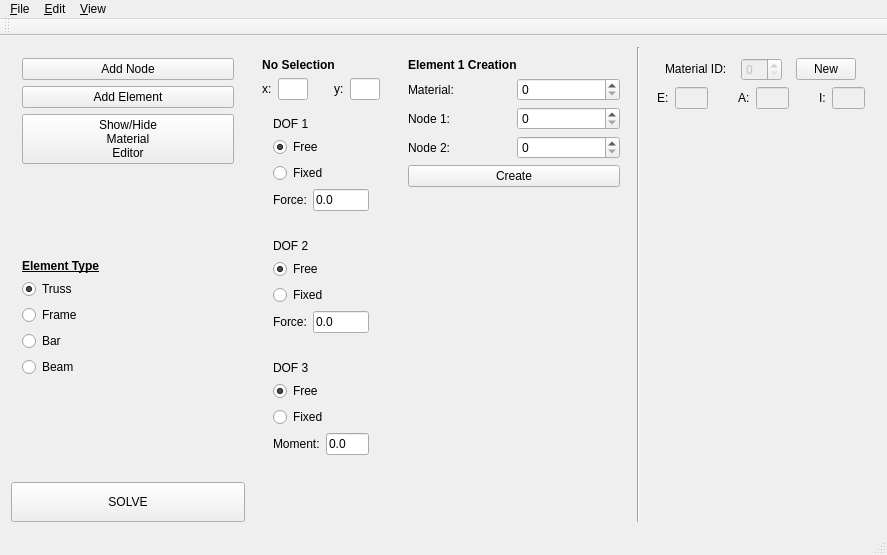
<?xml version="1.0" encoding="UTF-8"?>
<ui version="4.0">
 <class>MainWindow</class>
 <widget class="QMainWindow" name="MainWindow">
  <property name="geometry">
   <rect>
    <x>0</x>
    <y>0</y>
    <width>887</width>
    <height>555</height>
   </rect>
  </property>
  <property name="windowTitle">
   <string>QtFEM</string>
  </property>
  <widget class="QWidget" name="centralWidget">
   <layout class="QHBoxLayout" name="horizontalLayout_3">
    <item>
     <layout class="QVBoxLayout" name="verticalLayout_3">
      <item>
       <widget class="QWidget" name="editorWidget" native="true">
        <layout class="QVBoxLayout" name="leftPanel">
         <item>
          <widget class="QPushButton" name="nodeButton">
           <property name="text">
            <string>Add Node</string>
           </property>
          </widget>
         </item>
         <item>
          <widget class="QPushButton" name="elemButton">
           <property name="text">
            <string>Add Element</string>
           </property>
          </widget>
         </item>
         <item>
          <widget class="QPushButton" name="showMatEditButton">
           <property name="text">
            <string>Show/Hide
Material
Editor</string>
           </property>
          </widget>
         </item>
         <item>
          <spacer name="verticalSpacer">
           <property name="orientation">
            <enum>Qt::Vertical</enum>
           </property>
           <property name="sizeHint" stdset="0">
            <size>
             <width>20</width>
             <height>40</height>
            </size>
           </property>
          </spacer>
         </item>
         <item>
          <widget class="QLabel" name="elem_choice_label">
           <property name="sizePolicy">
            <sizepolicy hsizetype="Fixed" vsizetype="Fixed">
             <horstretch>0</horstretch>
             <verstretch>0</verstretch>
            </sizepolicy>
           </property>
           <property name="text">
            <string>&lt;html&gt;&lt;head/&gt;&lt;body&gt;&lt;p&gt;&lt;span style=&quot; font-weight:600; text-decoration: underline;&quot;&gt;Element Type&lt;/span&gt;&lt;/p&gt;&lt;/body&gt;&lt;/html&gt;</string>
           </property>
          </widget>
         </item>
         <item>
          <widget class="QRadioButton" name="trussButton">
           <property name="text">
            <string>Truss</string>
           </property>
           <property name="checked">
            <bool>true</bool>
           </property>
          </widget>
         </item>
         <item>
          <widget class="QRadioButton" name="frameButton">
           <property name="text">
            <string>Frame</string>
           </property>
          </widget>
         </item>
         <item>
          <widget class="QRadioButton" name="barButton">
           <property name="text">
            <string>Bar</string>
           </property>
          </widget>
         </item>
         <item>
          <widget class="QRadioButton" name="beamButton">
           <property name="text">
            <string>Beam</string>
           </property>
          </widget>
         </item>
         <item>
          <spacer name="verticalSpacer_10">
           <property name="orientation">
            <enum>Qt::Vertical</enum>
           </property>
           <property name="sizeHint" stdset="0">
            <size>
             <width>20</width>
             <height>40</height>
            </size>
           </property>
          </spacer>
         </item>
        </layout>
       </widget>
      </item>
      <item>
       <widget class="QPushButton" name="solveButton">
        <property name="minimumSize">
         <size>
          <width>0</width>
          <height>40</height>
         </size>
        </property>
        <property name="text">
         <string>SOLVE</string>
        </property>
       </widget>
      </item>
     </layout>
    </item>
    <item>
     <layout class="QVBoxLayout" name="femPanel"/>
    </item>
    <item>
     <widget class="QWidget" name="nodeWidget" native="true">
      <property name="sizePolicy">
       <sizepolicy hsizetype="Preferred" vsizetype="Preferred">
        <horstretch>0</horstretch>
        <verstretch>0</verstretch>
       </sizepolicy>
      </property>
      <property name="maximumSize">
       <size>
        <width>140</width>
        <height>16777215</height>
       </size>
      </property>
      <layout class="QVBoxLayout" name="nodePanel">
       <property name="sizeConstraint">
        <enum>QLayout::SetMinimumSize</enum>
       </property>
       <item>
        <widget class="QLabel" name="node_selection">
         <property name="sizePolicy">
          <sizepolicy hsizetype="Fixed" vsizetype="Fixed">
           <horstretch>0</horstretch>
           <verstretch>0</verstretch>
          </sizepolicy>
         </property>
         <property name="text">
          <string>&lt;html&gt;&lt;head/&gt;&lt;body&gt;&lt;p&gt;&lt;span style=&quot; font-weight:600;&quot;&gt;No Selection&lt;/span&gt;&lt;/p&gt;&lt;/body&gt;&lt;/html&gt;</string>
         </property>
         <property name="alignment">
          <set>Qt::AlignCenter</set>
         </property>
        </widget>
       </item>
       <item>
        <layout class="QHBoxLayout" name="coordPanel">
         <item>
          <widget class="QLabel" name="label">
           <property name="sizePolicy">
            <sizepolicy hsizetype="Fixed" vsizetype="Fixed">
             <horstretch>0</horstretch>
             <verstretch>0</verstretch>
            </sizepolicy>
           </property>
           <property name="text">
            <string>x:</string>
           </property>
          </widget>
         </item>
         <item>
          <widget class="QLineEdit" name="xInput">
           <property name="maximumSize">
            <size>
             <width>50</width>
             <height>16777215</height>
            </size>
           </property>
          </widget>
         </item>
         <item>
          <spacer name="horizontalSpacer_3">
           <property name="orientation">
            <enum>Qt::Horizontal</enum>
           </property>
           <property name="sizeHint" stdset="0">
            <size>
             <width>40</width>
             <height>20</height>
            </size>
           </property>
          </spacer>
         </item>
         <item>
          <widget class="QLabel" name="label_2">
           <property name="sizePolicy">
            <sizepolicy hsizetype="Fixed" vsizetype="Fixed">
             <horstretch>0</horstretch>
             <verstretch>0</verstretch>
            </sizepolicy>
           </property>
           <property name="text">
            <string>y:</string>
           </property>
          </widget>
         </item>
         <item>
          <widget class="QLineEdit" name="yInput">
           <property name="maximumSize">
            <size>
             <width>50</width>
             <height>16777215</height>
            </size>
           </property>
          </widget>
         </item>
        </layout>
       </item>
       <item>
        <spacer name="verticalSpacer_2">
         <property name="orientation">
          <enum>Qt::Vertical</enum>
         </property>
         <property name="sizeHint" stdset="0">
          <size>
           <width>20</width>
           <height>10</height>
          </size>
         </property>
        </spacer>
       </item>
       <item>
        <widget class="QWidget" name="dof1widget" native="true">
         <layout class="QVBoxLayout" name="dof1layout">
          <item>
           <widget class="QLabel" name="dof1label">
            <property name="sizePolicy">
             <sizepolicy hsizetype="Fixed" vsizetype="Fixed">
              <horstretch>0</horstretch>
              <verstretch>0</verstretch>
             </sizepolicy>
            </property>
            <property name="text">
             <string>DOF 1</string>
            </property>
           </widget>
          </item>
          <item>
           <widget class="QRadioButton" name="dof1free">
            <property name="sizePolicy">
             <sizepolicy hsizetype="Fixed" vsizetype="Fixed">
              <horstretch>0</horstretch>
              <verstretch>0</verstretch>
             </sizepolicy>
            </property>
            <property name="text">
             <string>Free</string>
            </property>
            <property name="checked">
             <bool>true</bool>
            </property>
           </widget>
          </item>
          <item>
           <widget class="QRadioButton" name="dof1fixed">
            <property name="sizePolicy">
             <sizepolicy hsizetype="Fixed" vsizetype="Fixed">
              <horstretch>0</horstretch>
              <verstretch>0</verstretch>
             </sizepolicy>
            </property>
            <property name="text">
             <string>Fixed</string>
            </property>
           </widget>
          </item>
          <item>
           <layout class="QHBoxLayout" name="horizontalLayout">
            <item>
             <widget class="QLabel" name="dof1valueLabel">
              <property name="sizePolicy">
               <sizepolicy hsizetype="Fixed" vsizetype="Fixed">
                <horstretch>0</horstretch>
                <verstretch>0</verstretch>
               </sizepolicy>
              </property>
              <property name="text">
               <string>Force:</string>
              </property>
             </widget>
            </item>
            <item>
             <widget class="QLineEdit" name="dof1input">
              <property name="maximumSize">
               <size>
                <width>80</width>
                <height>16777215</height>
               </size>
              </property>
              <property name="text">
               <string>0.0</string>
              </property>
             </widget>
            </item>
           </layout>
          </item>
         </layout>
        </widget>
       </item>
       <item>
        <spacer name="verticalSpacer_3">
         <property name="orientation">
          <enum>Qt::Vertical</enum>
         </property>
         <property name="sizeHint" stdset="0">
          <size>
           <width>20</width>
           <height>10</height>
          </size>
         </property>
        </spacer>
       </item>
       <item>
        <widget class="QWidget" name="dof2widget" native="true">
         <layout class="QVBoxLayout" name="dof2layout">
          <item>
           <widget class="QLabel" name="dof2label">
            <property name="sizePolicy">
             <sizepolicy hsizetype="Fixed" vsizetype="Fixed">
              <horstretch>0</horstretch>
              <verstretch>0</verstretch>
             </sizepolicy>
            </property>
            <property name="text">
             <string>DOF 2</string>
            </property>
           </widget>
          </item>
          <item>
           <widget class="QRadioButton" name="dof2free">
            <property name="sizePolicy">
             <sizepolicy hsizetype="Fixed" vsizetype="Fixed">
              <horstretch>0</horstretch>
              <verstretch>0</verstretch>
             </sizepolicy>
            </property>
            <property name="text">
             <string>Free</string>
            </property>
            <property name="checked">
             <bool>true</bool>
            </property>
           </widget>
          </item>
          <item>
           <widget class="QRadioButton" name="dof2fixed">
            <property name="sizePolicy">
             <sizepolicy hsizetype="Fixed" vsizetype="Fixed">
              <horstretch>0</horstretch>
              <verstretch>0</verstretch>
             </sizepolicy>
            </property>
            <property name="text">
             <string>Fixed</string>
            </property>
           </widget>
          </item>
          <item>
           <layout class="QHBoxLayout" name="horizontalLayout_2">
            <item>
             <widget class="QLabel" name="dof2valueLabel">
              <property name="sizePolicy">
               <sizepolicy hsizetype="Fixed" vsizetype="Fixed">
                <horstretch>0</horstretch>
                <verstretch>0</verstretch>
               </sizepolicy>
              </property>
              <property name="text">
               <string>Force:</string>
              </property>
             </widget>
            </item>
            <item>
             <widget class="QLineEdit" name="dof2input">
              <property name="maximumSize">
               <size>
                <width>80</width>
                <height>16777215</height>
               </size>
              </property>
              <property name="text">
               <string>0.0</string>
              </property>
             </widget>
            </item>
           </layout>
          </item>
         </layout>
        </widget>
       </item>
       <item>
        <widget class="QWidget" name="dof3Widget" native="true">
         <layout class="QVBoxLayout" name="verticalLayout">
          <item>
           <widget class="QLabel" name="dof3label">
            <property name="text">
             <string>DOF 3</string>
            </property>
           </widget>
          </item>
          <item>
           <widget class="QRadioButton" name="dof3free">
            <property name="text">
             <string>Free</string>
            </property>
            <property name="checked">
             <bool>true</bool>
            </property>
           </widget>
          </item>
          <item>
           <widget class="QRadioButton" name="dof3fixed">
            <property name="text">
             <string>Fixed</string>
            </property>
           </widget>
          </item>
          <item>
           <layout class="QHBoxLayout" name="horizontalLayout_9">
            <item>
             <widget class="QLabel" name="dof3valueLabel">
              <property name="sizePolicy">
               <sizepolicy hsizetype="Fixed" vsizetype="Fixed">
                <horstretch>0</horstretch>
                <verstretch>0</verstretch>
               </sizepolicy>
              </property>
              <property name="text">
               <string>Moment:</string>
              </property>
             </widget>
            </item>
            <item>
             <widget class="QLineEdit" name="dof3input">
              <property name="maximumSize">
               <size>
                <width>80</width>
                <height>16777215</height>
               </size>
              </property>
              <property name="text">
               <string>0.0</string>
              </property>
             </widget>
            </item>
           </layout>
          </item>
         </layout>
        </widget>
       </item>
       <item>
        <spacer name="verticalSpacer_4">
         <property name="orientation">
          <enum>Qt::Vertical</enum>
         </property>
         <property name="sizeHint" stdset="0">
          <size>
           <width>20</width>
           <height>40</height>
          </size>
         </property>
        </spacer>
       </item>
       <item>
        <spacer name="verticalSpacer_8">
         <property name="orientation">
          <enum>Qt::Vertical</enum>
         </property>
         <property name="sizeHint" stdset="0">
          <size>
           <width>20</width>
           <height>40</height>
          </size>
         </property>
        </spacer>
       </item>
       <item>
        <spacer name="verticalSpacer_7">
         <property name="orientation">
          <enum>Qt::Vertical</enum>
         </property>
         <property name="sizeHint" stdset="0">
          <size>
           <width>20</width>
           <height>40</height>
          </size>
         </property>
        </spacer>
       </item>
       <item>
        <spacer name="verticalSpacer_6">
         <property name="orientation">
          <enum>Qt::Vertical</enum>
         </property>
         <property name="sizeHint" stdset="0">
          <size>
           <width>20</width>
           <height>40</height>
          </size>
         </property>
        </spacer>
       </item>
       <item>
        <spacer name="verticalSpacer_5">
         <property name="orientation">
          <enum>Qt::Vertical</enum>
         </property>
         <property name="sizeHint" stdset="0">
          <size>
           <width>20</width>
           <height>40</height>
          </size>
         </property>
        </spacer>
       </item>
      </layout>
     </widget>
    </item>
    <item>
     <widget class="QWidget" name="elemWidget" native="true">
      <layout class="QVBoxLayout" name="elemPanel">
       <item>
        <widget class="QLabel" name="element_selection">
         <property name="text">
          <string>&lt;html&gt;&lt;head/&gt;&lt;body&gt;&lt;p&gt;&lt;span style=&quot; font-weight:600;&quot;&gt;Element 1 Creation&lt;/span&gt;&lt;/p&gt;&lt;/body&gt;&lt;/html&gt;</string>
         </property>
        </widget>
       </item>
       <item>
        <layout class="QHBoxLayout" name="horizontalLayout_4">
         <item>
          <widget class="QLabel" name="label_8">
           <property name="text">
            <string>Material:</string>
           </property>
          </widget>
         </item>
         <item>
          <widget class="QSpinBox" name="matSelect"/>
         </item>
        </layout>
       </item>
       <item>
        <layout class="QHBoxLayout" name="horizontalLayout_5">
         <item>
          <widget class="QLabel" name="label_9">
           <property name="text">
            <string>Node 1:</string>
           </property>
          </widget>
         </item>
         <item>
          <widget class="QSpinBox" name="node1select"/>
         </item>
        </layout>
       </item>
       <item>
        <layout class="QHBoxLayout" name="horizontalLayout_6">
         <item>
          <widget class="QLabel" name="label_10">
           <property name="text">
            <string>Node 2:</string>
           </property>
          </widget>
         </item>
         <item>
          <widget class="QSpinBox" name="node2select"/>
         </item>
        </layout>
       </item>
       <item>
        <widget class="QPushButton" name="elemCreate">
         <property name="text">
          <string>Create</string>
         </property>
        </widget>
       </item>
       <item>
        <spacer name="verticalSpacer_9">
         <property name="orientation">
          <enum>Qt::Vertical</enum>
         </property>
         <property name="sizeHint" stdset="0">
          <size>
           <width>20</width>
           <height>40</height>
          </size>
         </property>
        </spacer>
       </item>
      </layout>
     </widget>
    </item>
    <item>
     <widget class="Line" name="line">
      <property name="orientation">
       <enum>Qt::Vertical</enum>
      </property>
     </widget>
    </item>
    <item>
     <widget class="QWidget" name="matWidget" native="true">
      <property name="enabled">
       <bool>true</bool>
      </property>
      <property name="maximumSize">
       <size>
        <width>230</width>
        <height>16777215</height>
       </size>
      </property>
      <layout class="QVBoxLayout" name="matPanel">
       <item>
        <layout class="QHBoxLayout" name="horizontalLayout_7">
         <item>
          <widget class="QLabel" name="label_11">
           <property name="sizePolicy">
            <sizepolicy hsizetype="Fixed" vsizetype="Fixed">
             <horstretch>0</horstretch>
             <verstretch>0</verstretch>
            </sizepolicy>
           </property>
           <property name="text">
            <string>Material ID:</string>
           </property>
          </widget>
         </item>
         <item>
          <widget class="QSpinBox" name="matEditSelect">
           <property name="enabled">
            <bool>false</bool>
           </property>
           <property name="sizePolicy">
            <sizepolicy hsizetype="Fixed" vsizetype="Fixed">
             <horstretch>0</horstretch>
             <verstretch>0</verstretch>
            </sizepolicy>
           </property>
          </widget>
         </item>
         <item>
          <widget class="QPushButton" name="newMaterial">
           <property name="sizePolicy">
            <sizepolicy hsizetype="Fixed" vsizetype="Fixed">
             <horstretch>0</horstretch>
             <verstretch>0</verstretch>
            </sizepolicy>
           </property>
           <property name="maximumSize">
            <size>
             <width>60</width>
             <height>16777215</height>
            </size>
           </property>
           <property name="text">
            <string>New</string>
           </property>
          </widget>
         </item>
        </layout>
       </item>
       <item>
        <layout class="QHBoxLayout" name="horizontalLayout_8">
         <item>
          <widget class="QLabel" name="label_12">
           <property name="text">
            <string>E:</string>
           </property>
          </widget>
         </item>
         <item>
          <widget class="QLineEdit" name="eInput">
           <property name="enabled">
            <bool>false</bool>
           </property>
           <property name="maximumSize">
            <size>
             <width>50</width>
             <height>16777215</height>
            </size>
           </property>
          </widget>
         </item>
         <item>
          <spacer name="horizontalSpacer">
           <property name="orientation">
            <enum>Qt::Horizontal</enum>
           </property>
           <property name="sizeHint" stdset="0">
            <size>
             <width>40</width>
             <height>20</height>
            </size>
           </property>
          </spacer>
         </item>
         <item>
          <widget class="QLabel" name="label_13">
           <property name="text">
            <string>A:</string>
           </property>
          </widget>
         </item>
         <item>
          <widget class="QLineEdit" name="aInput">
           <property name="enabled">
            <bool>false</bool>
           </property>
           <property name="maximumSize">
            <size>
             <width>50</width>
             <height>16777215</height>
            </size>
           </property>
          </widget>
         </item>
         <item>
          <spacer name="horizontalSpacer_2">
           <property name="orientation">
            <enum>Qt::Horizontal</enum>
           </property>
           <property name="sizeHint" stdset="0">
            <size>
             <width>40</width>
             <height>20</height>
            </size>
           </property>
          </spacer>
         </item>
         <item>
          <widget class="QLabel" name="label_14">
           <property name="text">
            <string>I:</string>
           </property>
          </widget>
         </item>
         <item>
          <widget class="QLineEdit" name="iInput">
           <property name="enabled">
            <bool>false</bool>
           </property>
           <property name="maximumSize">
            <size>
             <width>50</width>
             <height>16777215</height>
            </size>
           </property>
          </widget>
         </item>
        </layout>
       </item>
       <item>
        <spacer name="verticalSpacer_19">
         <property name="orientation">
          <enum>Qt::Vertical</enum>
         </property>
         <property name="sizeHint" stdset="0">
          <size>
           <width>20</width>
           <height>40</height>
          </size>
         </property>
        </spacer>
       </item>
      </layout>
     </widget>
    </item>
   </layout>
  </widget>
  <widget class="QMenuBar" name="menuBar">
   <property name="geometry">
    <rect>
     <x>0</x>
     <y>0</y>
     <width>887</width>
     <height>17</height>
    </rect>
   </property>
   <widget class="QMenu" name="menu_File">
    <property name="title">
     <string>&amp;File</string>
    </property>
    <addaction name="actionNew_Problem"/>
    <addaction name="actionLoad_Problem"/>
    <addaction name="actionSave_Problem"/>
    <addaction name="actionSave_As"/>
    <addaction name="separator"/>
    <addaction name="actionExit"/>
   </widget>
   <widget class="QMenu" name="menu_View">
    <property name="title">
     <string>&amp;View</string>
    </property>
    <addaction name="actionZoom_In"/>
    <addaction name="actionZoom_Out"/>
    <addaction name="actionReset_Zoom"/>
    <addaction name="actionMaterial_Panel"/>
   </widget>
   <widget class="QMenu" name="menu_Edit">
    <property name="title">
     <string>&amp;Edit</string>
    </property>
    <addaction name="actionCreate_Node"/>
    <addaction name="actionCreate_Element"/>
   </widget>
   <addaction name="menu_File"/>
   <addaction name="menu_Edit"/>
   <addaction name="menu_View"/>
  </widget>
  <widget class="QToolBar" name="mainToolBar">
   <attribute name="toolBarArea">
    <enum>TopToolBarArea</enum>
   </attribute>
   <attribute name="toolBarBreak">
    <bool>false</bool>
   </attribute>
  </widget>
  <widget class="QStatusBar" name="statusBar"/>
  <action name="actionNew_Problem">
   <property name="text">
    <string>New Problem</string>
   </property>
   <property name="shortcut">
    <string>Ctrl+N</string>
   </property>
  </action>
  <action name="actionLoad_Problem">
   <property name="text">
    <string>Load Problem</string>
   </property>
   <property name="shortcut">
    <string>Ctrl+O</string>
   </property>
  </action>
  <action name="actionSave_Problem">
   <property name="text">
    <string>Save Problem</string>
   </property>
   <property name="shortcut">
    <string>Ctrl+S</string>
   </property>
  </action>
  <action name="actionSave_As">
   <property name="text">
    <string>Save As</string>
   </property>
  </action>
  <action name="actionExit">
   <property name="text">
    <string>Exit</string>
   </property>
  </action>
  <action name="actionZoom_In">
   <property name="text">
    <string>Zoom In</string>
   </property>
  </action>
  <action name="actionZoom_Out">
   <property name="text">
    <string>Zoom Out</string>
   </property>
  </action>
  <action name="actionReset_Zoom">
   <property name="text">
    <string>Reset Zoom</string>
   </property>
  </action>
  <action name="actionCreate_Node">
   <property name="text">
    <string>Create Node</string>
   </property>
   <property name="shortcut">
    <string>N</string>
   </property>
  </action>
  <action name="actionCreate_Element">
   <property name="text">
    <string>Create Element</string>
   </property>
   <property name="shortcut">
    <string>E</string>
   </property>
  </action>
  <action name="actionMaterial_Panel">
   <property name="checkable">
    <bool>true</bool>
   </property>
   <property name="text">
    <string>Material Panel</string>
   </property>
   <property name="shortcut">
    <string>M</string>
   </property>
  </action>
 </widget>
 <layoutdefault spacing="6" margin="11"/>
 <resources/>
 <connections/>
</ui>
